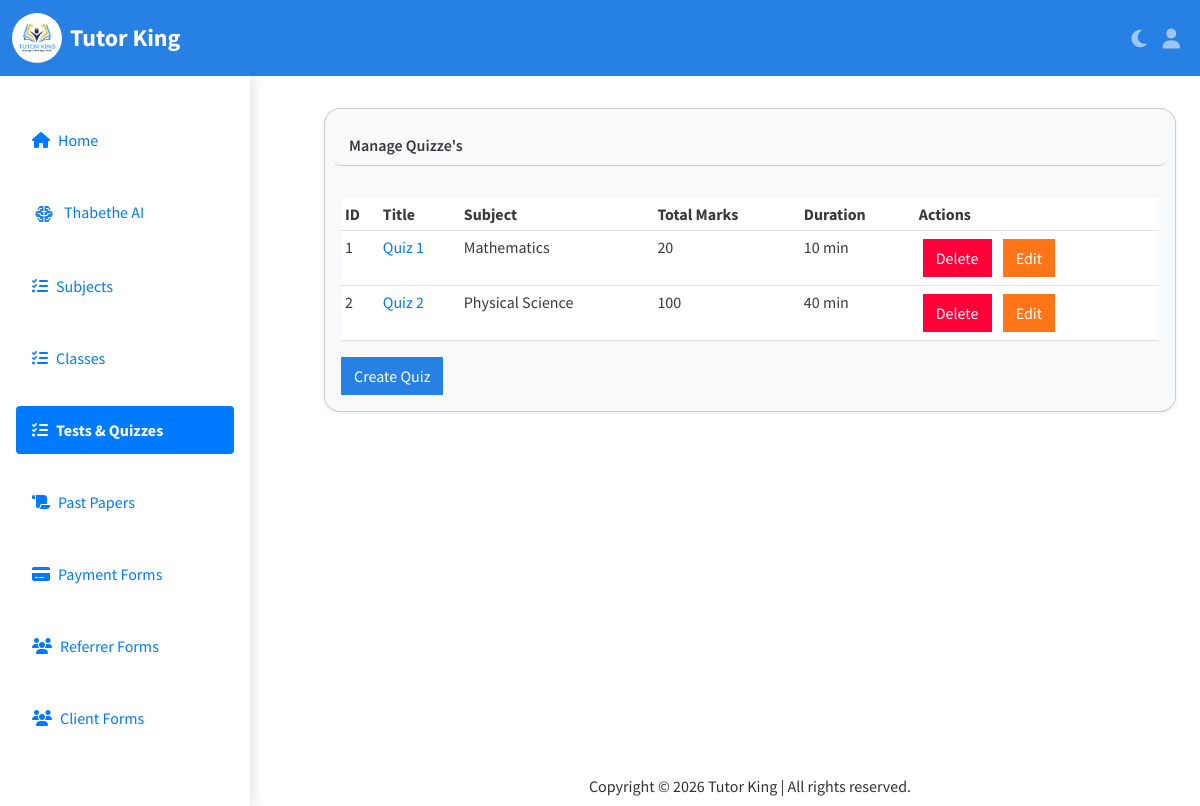
The page /tutor/manage-quizzes/ (signed in) on the database its author committed.
### tutor/models.py (models this page shows, shortened)
class Quiz(models.Model):
    class Meta:
        verbose_name = ("Quiz")
        verbose_name_plural = ("Quizzes")
    subject = models.ForeignKey(Subject, on_delete=models.CASCADE, related_name='quizzes')
    quiz_title = models.CharField(max_length=255, verbose_name=("Quiz Title"), unique=True)
    total_marks = models.IntegerField(default=0)
    duration = models.IntegerField(help_text="Quiz duration in minutes")
    date_created = models.DateTimeField(verbose_name=("Date Created"),default=datetime.now)
    date_updated = models.DateTimeField(auto_now=True, verbose_name=("Date Updated"))

class Subject(models.Model):
    tutor = models.ForeignKey('authentication.User', on_delete=models.DO_NOTHING, related_name='subjects')
    name = models.CharField(max_length=100)
    grade = models.CharField(max_length=50, choices=GRADE_CHOICES)

### tutor/views.py (the view)
# urls.py: path('manage-quizzes/',views.manage_quizzes_view,name="manage_quizzes"),
@login_required(login_url="login")
def manage_quizzes_view(request):
    user = request.user
    quizzes = Quiz.objects.filter(subject__tutor=user).all()
    return render(request,"tutor/manage/manage_quizzes.html",{
        'quizzes': quizzes,
    })

### tutor/scheduler.py (called while the page is built, shortened)
def start():
    if os.environ.get('RUN_MAIN') != 'true':
        return  # Prevent duplicate scheduler threads caused by Django runserver

### templates/tutor/manage/manage_quizzes.html (shortened to what this page needs)
{% extends "tutor/index.html" %}
{% load crispy_forms_tags %}
{% block main_content %}
{% if quizzes %}
    <div class="row justify-content-center mt-2">
        <div class="col-6 col-md-12">
            <div class="card bg-body-tertiary text-body m-4 shadow-sm rounded-4">
                <div class="card-header bg-body-tertiary text-body fw-semibold my-3 mx-2 rounded-3">
                 Manage Quizze's
                </div>
                <div class="card-body">
                    <div class="table-responsive-sm">
                        <table class="table table-sm table-hover">
                            <thead>
                                <tr>
                                    <th scope="col">ID</th>
                                    <th scope="col">Title</th>
                                    <th scope="col">Subject</th>
                                    <th scope="col">Total Marks</th>
                                    <th scope="col">Duration</th>
                                    <th scope="col">Actions</th>
                                </tr>
                            </thead>
                            <tbody>
                                {% for quizze in quizzes %}
                                <tr>
                                    <td> {{ quizze.id }}</td>
                                    <td><a href="{% url "manage_questions" quizze.id %}">{{ quizze.quiz_title }}</a></td>
                                    <td>{{ quizze.subject.name }}</td>
                                    <td>{{ quizze.total_marks }}</td>
                                    <td>{{ quizze.duration }} min</td>
                                    <td>
                                        <button class="btn btn-danger m-1" data-bs-toggle="modal" data-bs-target="#deleteModal{{ quizze.id }}">Delete</button>
                                        <a href="{% url "update_quiz" quizze.id %}" class="btn btn-warning m-1">Edit</a>
                                    </td>
                                </tr>
                                {% endfor %}
                            </tbody>
                        </table>
                    </div>
                    <a href="{% url "create_quiz" %} "  class="btn btn-primary">Create Quiz</a>
                </div>
            </div>
        </div>
    </div>
{% else %}
    <h4 class="alert alert-primary m-4">No quizzes yet.<a href="{% url "create_quiz" %} "  class="btn btn-primary">Create Quiz</a></h4>
{% endif %}
{% endblock main_content %}

### static/css/styles.css (style rules this page uses)
:root { --navbar-height: 70px; --sidebar-width: 300px; --color-bg: #fff; --color-text: #333; --color-hover-bg: #f0f0f0; --color-hover-text: #007bff; --color-active-bg: #007bff; --color-active-text: white; --color-overlay: rgba(0, 0, 0, 0.3); --color-shadow: rgba(0, 0, 0, 0.1); --transition-speed: 0.3s; --border-radius: 4px; --padding-base: 1em; --padding-link: 0.75em 1em; }
* { padding: 0; margin: 0; box-sizing: border-box; scroll-behavior: smooth; }
body { min-height: 100vh; display: grid; grid-template-columns: var(--sidebar-width) 1fr; grid-template-rows: auto 1fr auto; grid-template-areas: "navbar navbar" "sidebar main" "sidebar footer"; overflow-x: hidden; background-color: var(--color-bg); color: var(--color-text); }
a { text-decoration: none; color: var(--color-hover-text); }
.row { display: flex; justify-content: center; align-items: center; }
html { transition: background-color 0.3s ease, color 0.3s ease; }

### rows shown on the page
Quiz: id "1", quiz_title "Quiz 1", subject.name "Mathematics", total_marks "20", duration "10"
Quiz: id "2", quiz_title "Quiz 2", subject.name "Physical Science", total_marks "100", duration "40"
